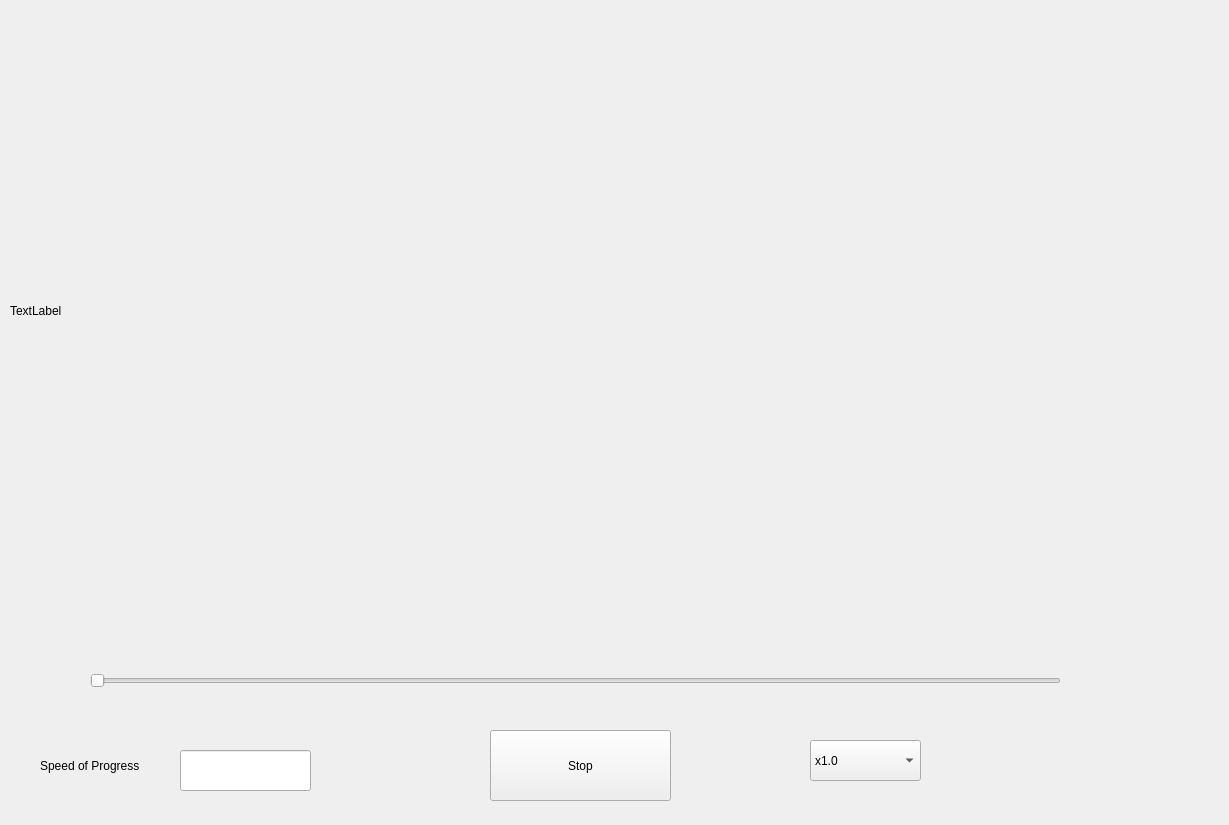
<?xml version="1.0" encoding="UTF-8"?>
<ui version="4.0">
 <class>CVideoPlayer</class>
 <widget class="QWidget" name="CVideoPlayer">
  <property name="geometry">
   <rect>
    <x>0</x>
    <y>0</y>
    <width>1229</width>
    <height>825</height>
   </rect>
  </property>
  <property name="windowTitle">
   <string>Form</string>
  </property>
  <widget class="QLabel" name="label">
   <property name="geometry">
    <rect>
     <x>10</x>
     <y>10</y>
     <width>1201</width>
     <height>601</height>
    </rect>
   </property>
   <property name="text">
    <string>TextLabel</string>
   </property>
  </widget>
  <widget class="QLabel" name="label_2">
   <property name="geometry">
    <rect>
     <x>40</x>
     <y>740</y>
     <width>131</width>
     <height>51</height>
    </rect>
   </property>
   <property name="text">
    <string>Speed of Progress</string>
   </property>
  </widget>
  <widget class="QLineEdit" name="lineEdit">
   <property name="geometry">
    <rect>
     <x>180</x>
     <y>750</y>
     <width>131</width>
     <height>41</height>
    </rect>
   </property>
  </widget>
  <widget class="QPushButton" name="pushButton">
   <property name="geometry">
    <rect>
     <x>490</x>
     <y>730</y>
     <width>181</width>
     <height>71</height>
    </rect>
   </property>
   <property name="text">
    <string>Stop</string>
   </property>
  </widget>
  <widget class="QComboBox" name="comboBox">
   <property name="geometry">
    <rect>
     <x>810</x>
     <y>740</y>
     <width>111</width>
     <height>41</height>
    </rect>
   </property>
   <item>
    <property name="text">
     <string>x1.0</string>
    </property>
   </item>
   <item>
    <property name="text">
     <string>x1.5</string>
    </property>
   </item>
   <item>
    <property name="text">
     <string>x2.0</string>
    </property>
   </item>
  </widget>
  <widget class="QSlider" name="horizontalSlider">
   <property name="geometry">
    <rect>
     <x>90</x>
     <y>660</y>
     <width>971</width>
     <height>41</height>
    </rect>
   </property>
   <property name="orientation">
    <enum>Qt::Horizontal</enum>
   </property>
  </widget>
 </widget>
 <resources/>
 <connections/>
</ui>
